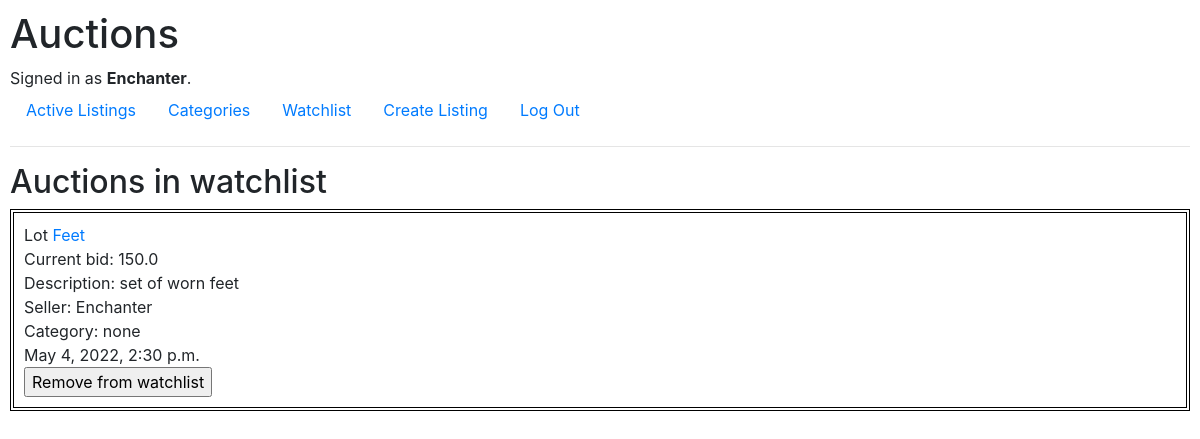
Screenshot of /watchlist?user_id=1 (signed in) with the database file from the repository.
### auctions/models.py (models this page shows, shortened)
class User(AbstractUser):
    pass

class Watchlists(models.Model):
    watcher = models.ForeignKey(User, on_delete=models.CASCADE, related_name="watchers")
    auction = models.ForeignKey(Auction, on_delete=models.CASCADE, related_name="watched_auctions")
    class Meta:
        unique_together = ["watcher", "auction"]

class Auction(models.Model):
    title = models.CharField(max_length=32)
    watchlist = models.CharField(max_length=128, default=0)
    seller = models.ForeignKey(User, on_delete=models.CASCADE, related_name="sellers")
    price = models.FloatField()
    category = models.CharField(max_length=32, blank=True)
    description = models.CharField(max_length=128)
    url_link = models.CharField(max_length=64, blank=True)
    post_date = models.DateTimeField()
    state_choices = [('Open', 'Open'), ('Closed', 'Closed')]
    state = models.CharField(
        max_length=6,
        choices=state_choices,
        default='Open',
    )

### auctions/views.py (the view)
# urls.py: path("watchlist", views.watchlist, name="watchlist"),
def watchlist(request):
    if 'rm_watch' in request.POST:
        Watchlists.objects.filter(id=request.POST["watchlist_id"]).delete()
    return render(request, "auctions/watchlist.html", {
        "watchlists": Watchlists.objects.select_related().filter(watcher=request.GET["user_id"])
    })

### auctions/templates/auctions/watchlist.html (shortened to what this page needs)
{% extends "auctions/layout.html" %}
{% block body %}
    <h2>Auctions in watchlist</h2>
    {% for watchlist in watchlists %}
            <div class="brd">
                    Lot <a href="{% url 'listing'%}?id={{watchlist.auction.id}}"> {{ watchlist.auction.title }} </a> <br>
                    Current bid: {{ watchlist.auction.price }} <br>
                    Description: {{ watchlist.auction.description }} <br>
                    Seller: {{ watchlist.auction.seller }} <br>
                    {% if watchlist.auction.category %}
                    Category: {{ watchlist.auction.category }} <br>
                    {% endif %}
                    {{ watchlist.auction.post_date}} <br>
                <form method="post">
                    <input type="submit" name="rm_watch" value="Remove from watchlist"><br>
                </form>
            </div>
    {% endfor %}
{% endblock %}

### auctions/templates/auctions/layout.html (shortened to what this page needs)
{% load static %}
<!DOCTYPE html>
<html lang="en">
    <head>
        <link rel="stylesheet" href="https://stackpath.bootstrapcdn.com/bootstrap/4.4.1/css/bootstrap.min.css">
        <link href="{% static 'auctions/styles.css' %}" rel="stylesheet">
    </head>
    <body>
        <h1>Auctions</h1>
        <div>
            {% if user.is_authenticated %}
                Signed in as <strong>{{ user.username }}</strong>.
            {% else %}
                Not signed in.
            {% endif %}
        </div>
        <ul class="nav">
            <li class="nav-item">
                <a class="nav-link" href="{% url 'index' %}">Active Listings</a>
            </li>
            <li class="nav-item">
                <a class="nav-link" href="{% url 'categories' %}">Categories</a>
            </li>
            {% if user.is_authenticated %}
            <li class="nav-item">
                <a class="nav-link" href="{% url 'watchlist' %}?user_id={{user.id}}">Watchlist</a>
            </li>
            <li class="nav-item">
                <a class="nav-link" href="{% url 'create_listing' %}">Create Listing</a>
            </li>
            {% endif %}
            {% if user.is_authenticated %}
                <li class="nav-item">
                    <a class="nav-link" href="{% url 'logout' %}">Log Out</a>
                </li>
            {% endif %}
        </ul>
        <hr>
        {% block body %}
        {% endblock %}
    </body>
</html>

### auctions/static/auctions/styles.css (style rules this page uses)
body { padding: 10px; }

### auctions/templates/auctions/watchlist.html (style rules this page uses)
.brd { border: 4px double black; padding: 10px; }

### rows the page displays
User: username "Enchanter"
Watchlists: auction "Feet", auction.price "150.0", auction.description "set of worn feet", auction.seller "Enchanter", auction.category "none", auction.post_date "May 4, 2022, 2:30 p.m."
